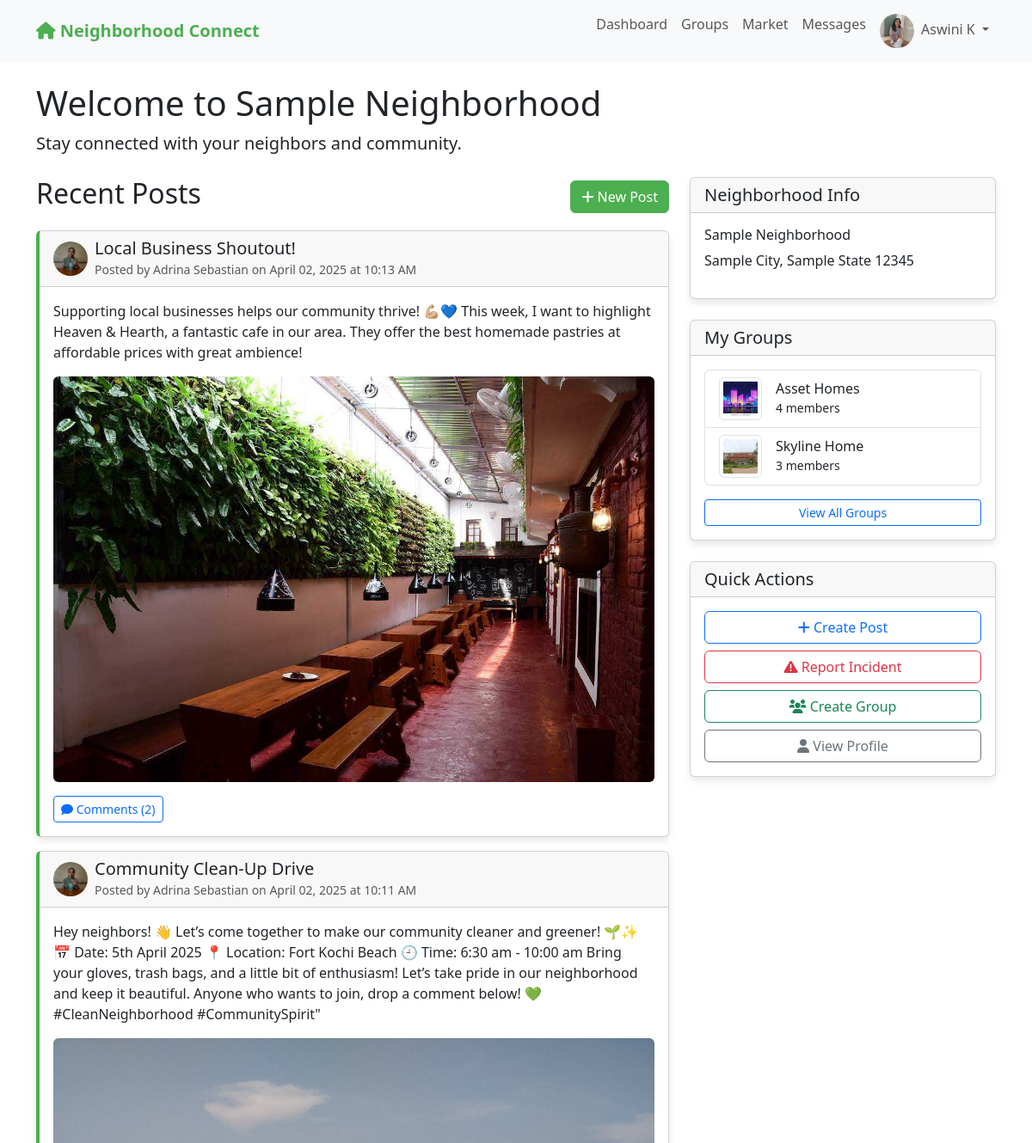
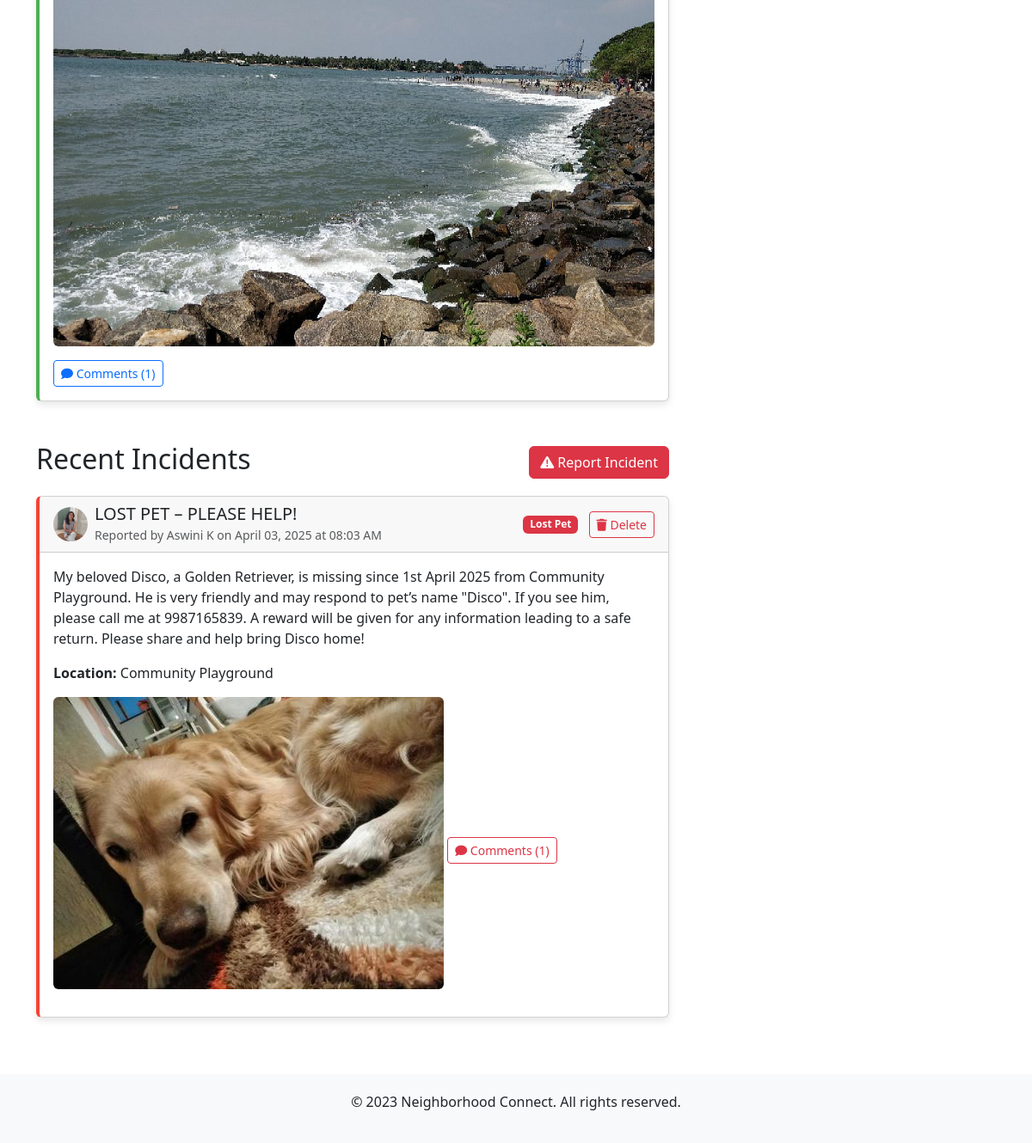
The app's page /dashboard (signed in) with its own data (2 pictures, top to bottom).
### app.py (models this page shows)
class User(UserMixin, db.Model):
    id = db.Column(db.Integer, primary_key=True)
    email = db.Column(db.String(100), unique=True, nullable=False)
    password = db.Column(db.String(200), nullable=False)
    name = db.Column(db.String(100), nullable=False)
    address = db.Column(db.String(200), nullable=False)
    neighborhood_id = db.Column(db.Integer, db.ForeignKey('neighborhood.id'), nullable=False)
    profile_pic = db.Column(db.String(200), default='default.jpg')
    created_at = db.Column(db.DateTime, default=datetime.utcnow)
    is_admin = db.Column(db.Boolean, default=False)
    posts = db.relationship('Post', backref='author', lazy=True)
    comments = db.relationship('Comment', backref='author', lazy=True)
    incidents = db.relationship('Incident', backref='reporter', lazy=True)
    group_memberships = db.relationship('GroupMember', backref='user', lazy=True)

class Neighborhood(db.Model):
    id = db.Column(db.Integer, primary_key=True)
    name = db.Column(db.String(100), nullable=False)
    city = db.Column(db.String(100), nullable=False)
    state = db.Column(db.String(100), nullable=False)
    zip_code = db.Column(db.String(20), nullable=False)
    users = db.relationship('User', backref='neighborhood', lazy=True)
    posts = db.relationship('Post', backref='neighborhood', lazy=True)
    incidents = db.relationship('Incident', backref='neighborhood', lazy=True)
    groups = db.relationship('Group', backref='neighborhood', lazy=True)

class Post(db.Model):
    id = db.Column(db.Integer, primary_key=True)
    title = db.Column(db.String(200), nullable=False)
    content = db.Column(db.Text, nullable=False)
    image = db.Column(db.String(200))
    created_at = db.Column(db.DateTime, default=datetime.utcnow)
    user_id = db.Column(db.Integer, db.ForeignKey('user.id'), nullable=False)
    neighborhood_id = db.Column(db.Integer, db.ForeignKey('neighborhood.id'), nullable=False)
    group_id = db.Column(db.Integer, db.ForeignKey('group.id'), nullable=True)
    comments = db.relationship('Comment', backref='post', lazy=True, cascade="all, delete-orphan")

class Incident(db.Model):
    id = db.Column(db.Integer, primary_key=True)
    title = db.Column(db.String(200), nullable=False)
    description = db.Column(db.Text, nullable=False)
    incident_type = db.Column(db.String(50), nullable=False)  # e.g., "suspicious activity", "crime", "safety"
    location = db.Column(db.String(200), nullable=False)
    image = db.Column(db.String(200))
    created_at = db.Column(db.DateTime, default=datetime.utcnow)
    user_id = db.Column(db.Integer, db.ForeignKey('user.id'), nullable=False)
    neighborhood_id = db.Column(db.Integer, db.ForeignKey('neighborhood.id'), nullable=False)
    comments = db.relationship('IncidentComment', backref='incident', lazy=True, cascade="all, delete-orphan")

class Group(db.Model):
    id = db.Column(db.Integer, primary_key=True)
    name = db.Column(db.String(100), nullable=False)
    description = db.Column(db.Text, nullable=False)
    image = db.Column(db.String(200), default='group_default.jpg')
    created_at = db.Column(db.DateTime, default=datetime.utcnow)
    creator_id = db.Column(db.Integer, db.ForeignKey('user.id'), nullable=False)
    neighborhood_id = db.Column(db.Integer, db.ForeignKey('neighborhood.id'), nullable=False)
    creator = db.relationship('User', backref='created_groups')
    members = db.relationship('GroupMember', backref='group', lazy=True, cascade="all, delete-orphan")
    posts = db.relationship('Post', backref='group', lazy=True)

### app.py (the view)
@app.route('/dashboard')
@login_required
def dashboard():
    posts = Post.query.filter_by(neighborhood_id=current_user.neighborhood_id, group_id=None).order_by(Post.created_at.desc()).all()
    incidents = Incident.query.filter_by(neighborhood_id=current_user.neighborhood_id).order_by(Incident.created_at.desc()).all()
    user_groups = [membership.group for membership in current_user.group_memberships]
    return render_template('dashboard.html', posts=posts, incidents=incidents, user_groups=user_groups)

### app.py (called while the page is built)
@login_manager.user_loader
def load_user(user_id):
    return User.query.get(int(user_id))

@app.before_request
def before_request():
    if current_user.is_authenticated:
        g.unread_count = Message.query.filter_by(
            receiver_id=current_user.id,
            is_read=False
        ).count()

@app.context_processor
def inject_unread_count():
    if current_user.is_authenticated:
        return {'unread_message_count': getattr(g, 'unread_count', 0)}
    return {}

### templates/dashboard.html (shortened to what this page needs)
{% extends "base.html" %}
{% block content %}
<h1>Welcome to {{ current_user.neighborhood.name }}</h1>
<p class="lead">Stay connected with your neighbors and community.</p>
<div class="row mt-4">
    <div class="col-md-8">
        <div class="d-flex justify-content-between align-items-center mb-3">
            <h2>Recent Posts</h2>
            <a href="{{ url_for('new_post') }}" class="btn btn-primary">
                <i class="fas fa-plus"></i> New Post
            </a>
        </div>
        {% if posts %}
            {% for post in posts %}
                <div class="card post-card mb-3">
                    <div class="card-header d-flex justify-content-between align-items-center">
                        <div class="d-flex align-items-center">
                            <img src="{{ url_for('static', filename='uploads/' + post.author.profile_pic) }}" alt="Profile" class="profile-img me-2">
                            <div>
                                <h5 class="mb-0">{{ post.title }}</h5>
                                <small class="text-muted">Posted by {{ post.author.name }} on {{ post.created_at.strftime('%B %d, %Y at %I:%M %p') }}</small>
                            </div>
                        </div>
                    </div>
                    <div class="card-body">
                        <p class="card-text">{{ post.content }}</p>
                        {% if post.image %}
                            <img src="{{ url_for('static', filename='uploads/' + post.image) }}" alt="Post Image" class="img-fluid rounded mb-3">
                        {% endif %}
                        <a href="{{ url_for('view_post', post_id=post.id) }}" class="btn btn-sm btn-outline-primary">
                            <i class="fas fa-comment"></i> Comments ({{ post.comments|length }})
                        </a>
                    </div>
                </div>
            {% endfor %}
        {% else %}
            <div class="alert alert-info">
                No posts yet. Be the first to create a post!
            </div>
        {% endif %}
        <div class="d-flex justify-content-between align-items-center mt-5 mb-3">
            <h2>Recent Incidents</h2>
            <a href="{{ url_for('new_incident') }}" class="btn btn-danger">
                <i class="fas fa-exclamation-triangle"></i> Report Incident
            </a>
        </div>
        {% if incidents %}
            {% for incident in incidents %}
                <div class="card incident-card mb-3">
                    <div class="card-header d-flex justify-content-between align-items-center">
                        <div class="d-flex align-items-center">
                            <img src="{{ url_for('static', filename='uploads/' + incident.reporter.profile_pic) }}" alt="Profile" class="profile-img me-2">
                            <div>
                                <h5 class="mb-0">{{ incident.title }}</h5>
                                <small class="text-muted">Reported by {{ incident.reporter.name }} on {{ incident.created_at.strftime('%B %d, %Y at %I:%M %p') }}</small>
                            </div>
                        </div>
                        <div>
                            <span class="badge bg-danger">{{ incident.incident_type }}</span>
                            {% if incident.user_id == current_user.id or current_user.is_admin %}
                            <form method="POST" action="{{ url_for('delete_incident', incident_id=incident.id) }}" class="d-inline ms-2" onsubmit="return confirm('Are you sure you want to delete this incident?');">
                                <button type="submit" class="btn btn-sm btn-outline-danger">
                                    <i class="fas fa-trash"></i> Delete
                                </button>
                            </form>
                            {% endif %}
                        </div>
                    </div>
                    <div class="card-body">
                        <p class="card-text">{{ incident.description }}</p>
                        <p><strong>Location:</strong> {{ incident.location }}</p>
                        {% if incident.image %}
                            <img src="{{ url_for('static', filename='uploads/' + incident.image) }}" alt="Incident Image" class="img-fluid rounded mb-3">
                        {% endif %}
                        <a href="{{ url_for('view_incident', incident_id=incident.id) }}" class="btn btn-sm btn-outline-danger">
                            <i class="fas fa-comment"></i> Comments ({{ incident.comments|length }})
                        </a>
                    </div>
                </div>
            {% endfor %}
        {% else %}
            <div class="alert alert-info">
                No incidents reported. Stay safe!
            </div>
        {% endif %}
    </div>
    <div class="col-md-4">
        <div class="card mb-4">
            <div class="card-header">
                <h5 class="mb-0">Neighborhood Info</h5>
            </div>
            <div class="card-body">
                <h6>{{ current_user.neighborhood.name }}</h6>
                <p>{{ current_user.neighborhood.city }}, {{ current_user.neighborhood.state }} {{ current_user.neighborhood.zip_code }}</p>
            </div>
        </div>
        <div class="card mb-4">
            <div class="card-header">
                <h5 class="mb-0">My Groups</h5>
            </div>
            <div class="card-body">
                {% if user_groups %}
                    <div class="list-group">
                        {% for group in user_groups %}
                            <a href="{{ url_for('view_group', group_id=group.id) }}" class="list-group-item list-group-item-action">
                                <div class="d-flex align-items-center">
                                    <img src="{{ url_for('static', filename='uploads/' + group.image) }}" alt="{{ group.name }}" class="img-thumbnail me-3" style="width: 50px; height: 50px; object-fit: cover;">
                                    <div>
                                        <h6 class="mb-0">{{ group.name }}</h6>
                                        <small>{{ group.members|length }} members</small>
                                    </div>
                                </div>
                            </a>
                        {% endfor %}
                    </div>
                    <div class="mt-3">
                        <a href="{{ url_for('groups') }}" class="btn btn-sm btn-outline-primary w-100">View All Groups</a>
                    </div>
                {% else %}
                    <p>You haven't joined any groups yet.</p>
                    <a href="{{ url_for('groups') }}" class="btn btn-sm btn-outline-primary w-100">Find Groups</a>
                {% endif %}
            </div>
        </div>
        <div class="card">
            <div class="card-header">
                <h5 class="mb-0">Quick Actions</h5>
            </div>
            <div class="card-body">
                <div class="d-grid gap-2">
                    <a href="{{ url_for('new_post') }}" class="btn btn-outline-primary">
                        <i class="fas fa-plus"></i> Create Post
                    </a>
                    <a href="{{ url_for('new_incident') }}" class="btn btn-outline-danger">
                        <i class="fas fa-exclamation-triangle"></i> Report Incident
                    </a>
                    <a href="{{ url_for('new_group') }}" class="btn btn-outline-success">
                        <i class="fas fa-users"></i> Create Group
                    </a>
                    <a href="{{ url_for('profile') }}" class="btn btn-outline-secondary">
                        <i class="fas fa-user"></i> View Profile
                    </a>
                </div>
            </div>
        </div>
    </div>
</div>
{% endblock %}

### templates/base.html (shortened to what this page needs)
<!DOCTYPE html>
<html lang="en">
<head>
    <link rel="stylesheet" href="https://cdn.jsdelivr.net/npm/bootstrap@5.3.0/dist/css/bootstrap.min.css">
    <link rel="stylesheet" href="https://cdnjs.cloudflare.com/ajax/libs/font-awesome/6.0.0-beta3/css/all.min.css">
</head>
<body>
    <nav class="navbar navbar-expand-lg navbar-light bg-light">
        <div class="container">
            <a class="navbar-brand" href="{{ url_for('index') }}">
                <i class="fas fa-home"></i> Neighborhood Connect
            </a>
            <div class="collapse navbar-collapse" id="navbarNav">
                <ul class="navbar-nav ms-auto">
                    {% if current_user.is_authenticated %}
                        <li class="nav-item">
                            <a class="nav-link" href="{{ url_for('dashboard') }}">Dashboard</a>
                        </li>
                        <li class="nav-item">
                            <a class="nav-link" href="{{ url_for('groups') }}">Groups</a>
                        </li>
                        <li class="nav-item">
                            <a class="nav-link" href="{{ url_for('market') }}">Market</a>
                        </li>
                        <li class="nav-item">
                            <a class="nav-link" href="{{ url_for('messages') }}">
                                Messages
                            </a>
                        </li>
                        <li class="nav-item dropdown">
                            <a class="nav-link dropdown-toggle" href="#" id="navbarDropdown" role="button" data-bs-toggle="dropdown" aria-expanded="false">
                                <img src="{{ url_for('static', filename='uploads/' + current_user.profile_pic) }}" alt="Profile" class="profile-img me-1">
                                {{ current_user.name }}
                            </a>
                        </li>
                    {% endif %}
                </ul>
            </div>
        </div>
    </nav>
    <div class="container mt-4">
        {% block content %}{% endblock %}
    </div>
    <footer class="footer">
        <div class="container">
            <p>&copy; 2023 Neighborhood Connect. All rights reserved.</p>
        </div>
    </footer>
</body>
</html>

### templates/base.html (style rules this page uses)
.navbar-brand { font-weight: bold; color: #4CAF50 !important; }
.btn-primary { background-color: #4CAF50; border-color: #4CAF50; }
.card { margin-bottom: 20px; box-shadow: 0 4px 8px rgba(0,0,0,0.1); }
.incident-card { border-left: 4px solid #f44336; }
.post-card { border-left: 4px solid #4CAF50; }
.profile-img { width: 40px; height: 40px; border-radius: 50%; object-fit: cover; }
.footer { margin-top: 50px; padding: 20px 0; background-color: #f8f9fa; text-align: center; }

### records on screen
User: profile_pic (picture), name "Aswini K"
Neighborhood: neighborhood.name "Sample Neighborhood", neighborhood.city "Sample City", neighborhood.state "Sample State", neighborhood.zip_code "12345"
Post: profile_pic (picture), title "Local Business Shoutout!", author.name "Adrina Sebastian", created_at "April 02, 2025 at 10:13 AM", content "Supporting local businesses helps our community thrive! 💪🏼💙 This week, I want to highlight Heaven & Hearth, a fantastic cafe in our area. They offer the best homemade pastries at affordable prices with great ambience!", image (picture), comments|length "2"
Post: profile_pic (picture), title "Community Clean-Up Drive", author.name "Adrina Sebastian", created_at "April 02, 2025 at 10:11 AM", content "Hey neighbors! 👋 Let’s come together to make our community cleaner and greener! 🌱✨ 📅 Date: 5th April 2025 📍 Location: Fort Kochi Beach 🕘 Time: 6:30 am - 10:00 am Bring your gloves, trash bags, and a little bit of enthusiasm! Let’s take pride in our neighborhood and keep it beautiful. Anyone who wants to join, drop a comment below! 💚 #CleanNeighborhood #CommunitySpirit\"", image (picture), comments|length "1"
Incident: profile_pic (picture), title "LOST PET – PLEASE HELP!", reporter.name "Aswini K", created_at "April 03, 2025 at 08:03 AM", incident_type "Lost Pet", description "My beloved Disco, a Golden Retriever, is missing since 1st April 2025 from Community Playground. He is very friendly and may respond to pet’s name \"Disco\". If you see him, please call me at 9987165839. A reward will be given for any information leading to a safe return. Please share and help bring Disco home!", location "Community Playground", image (picture), comments|length "1"
Group: image (picture), name "Asset Homes", members|length "4"
Group: image (picture), name "Skyline Home", members|length "3"
